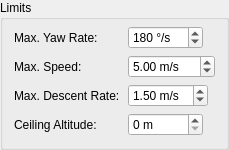
            <widget class="QGroupBox" name="groupBox_navLimits">
             <property name="title">
              <string>Limits</string>
             </property>
             <property name="flat">
              <bool>false</bool>
             </property>
             <layout class="QFormLayout" name="formLayout_28">
              <property name="horizontalSpacing">
               <number>8</number>
              </property>
              <property name="verticalSpacing">
               <number>6</number>
              </property>
              <property name="topMargin">
               <number>6</number>
              </property>
              <item row="0" column="0">
               <widget class="QLabel" name="label_CTRL_NAV_YAW_RT">
                <property name="text">
                 <string>Max. Yaw Rate:</string>
                </property>
               </widget>
              </item>
              <item row="0" column="1">
               <widget class="QSpinBox" name="CTRL_NAV_YAW_RT">
                <property name="sizePolicy">
                 <sizepolicy hsizetype="Maximum" vsizetype="Fixed">
                  <horstretch>0</horstretch>
                  <verstretch>0</verstretch>
                 </sizepolicy>
                </property>
                <property name="minimumSize">
                 <size>
                  <width>75</width>
                  <height>0</height>
                 </size>
                </property>
                <property name="toolTip">
                 <string>&lt;html&gt;&lt;head/&gt;&lt;body&gt;&lt;p&gt;Maximum navigation yaw rate deg/s (in auto modes).&lt;/p&gt;&lt;/body&gt;&lt;/html&gt;</string>
                </property>
                <property name="suffix">
                 <string> °/s</string>
                </property>
                <property name="minimum">
                 <number>1</number>
                </property>
                <property name="maximum">
                 <number>9999</number>
                </property>
                <property name="singleStep">
                 <number>10</number>
                </property>
                <property name="value">
                 <number>180</number>
                </property>
               </widget>
              </item>
              <item row="1" column="0">
               <widget class="QLabel" name="label_NAV_MAX_SPEED">
                <property name="toolTip">
                 <string/>
                </property>
                <property name="text">
                 <string>Max. Speed:</string>
                </property>
               </widget>
              </item>
              <item row="1" column="1">
               <widget class="QDoubleSpinBox" name="NAV_MAX_SPEED">
                <property name="sizePolicy">
                 <sizepolicy hsizetype="Maximum" vsizetype="Fixed">
                  <horstretch>0</horstretch>
                  <verstretch>0</verstretch>
                 </sizepolicy>
                </property>
                <property name="minimumSize">
                 <size>
                  <width>75</width>
                  <height>0</height>
                 </size>
                </property>
                <property name="toolTip">
                 <string>&lt;html&gt;&lt;head/&gt;&lt;body&gt;&lt;p&gt;Maximum speed constraint while in automated modes.&lt;/p&gt;&lt;/body&gt;&lt;/html&gt;</string>
                </property>
                <property name="suffix">
                 <string> m/s</string>
                </property>
                <property name="decimals">
                 <number>2</number>
                </property>
                <property name="maximum">
                 <double>999.990000000000009</double>
                </property>
                <property name="value">
                 <double>5.000000000000000</double>
                </property>
               </widget>
              </item>
              <item row="2" column="0">
               <widget class="QLabel" name="label_NAV_MAX_DECENT">
                <property name="text">
                 <string>Max. Descent Rate:</string>
                </property>
               </widget>
              </item>
              <item row="2" column="1">
               <widget class="QDoubleSpinBox" name="NAV_MAX_DECENT">
                <property name="sizePolicy">
                 <sizepolicy hsizetype="Maximum" vsizetype="Fixed">
                  <horstretch>0</horstretch>
                  <verstretch>0</verstretch>
                 </sizepolicy>
                </property>
                <property name="minimumSize">
                 <size>
                  <width>75</width>
                  <height>0</height>
                 </size>
                </property>
                <property name="toolTip">
                 <string>&lt;html&gt;&lt;head/&gt;&lt;body&gt;&lt;p&gt;Maximum descent rate while in automated modes.&lt;/p&gt;&lt;/body&gt;&lt;/html&gt;</string>
                </property>
                <property name="suffix">
                 <string> m/s</string>
                </property>
                <property name="decimals">
                 <number>2</number>
                </property>
                <property name="maximum">
                 <double>99.989999999999995</double>
                </property>
                <property name="value">
                 <double>1.500000000000000</double>
                </property>
               </widget>
              </item>
              <item row="3" column="0">
               <widget class="QLabel" name="label_NAV_CEILING">
                <property name="text">
                 <string>Ceiling Altitude:</string>
                </property>
               </widget>
              </item>
              <item row="3" column="1">
               <widget class="QSpinBox" name="NAV_CEILING">
                <property name="sizePolicy">
                 <sizepolicy hsizetype="Maximum" vsizetype="Fixed">
                  <horstretch>0</horstretch>
                  <verstretch>0</verstretch>
                 </sizepolicy>
                </property>
                <property name="minimumSize">
                 <size>
                  <width>75</width>
                  <height>0</height>
                 </size>
                </property>
                <property name="toolTip">
                 <string>&lt;html&gt;&lt;head/&gt;&lt;body&gt;&lt;p&gt;Meters relative to home alt. Maximum altitude in AH/PH/mission/dvh modes&lt;/p&gt;&lt;/body&gt;&lt;/html&gt;</string>
                </property>
                <property name="suffix">
                 <string> m</string>
                </property>
                <property name="maximum">
                 <number>99999</number>
                </property>
                <property name="singleStep">
                 <number>10</number>
                </property>
               </widget>
              </item>
             </layout>
            </widget>
